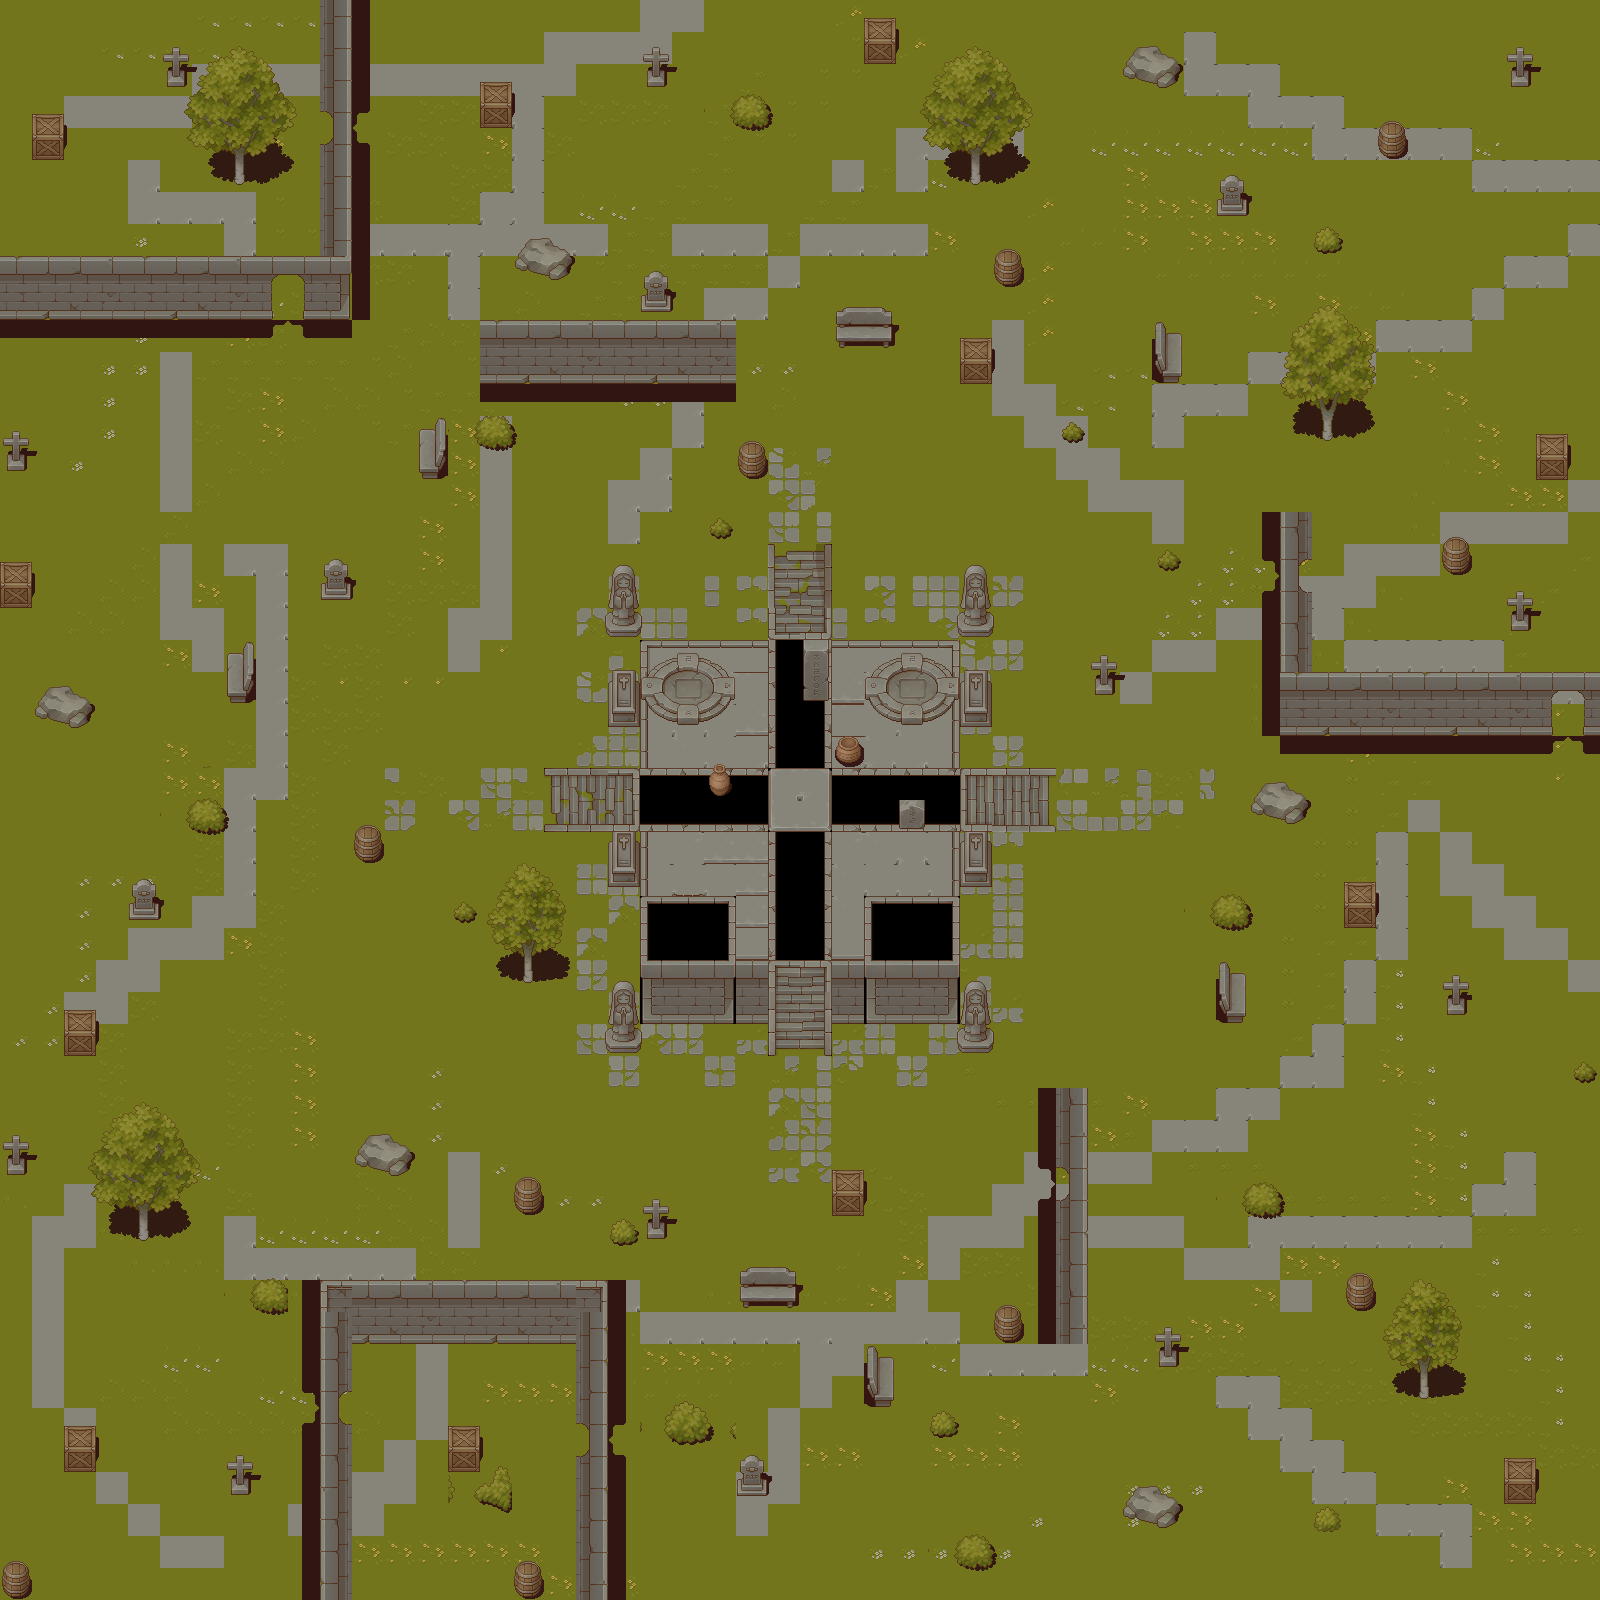

Tiled map render using the project's own tile images. Description and the map definition, with tile-layer contents summarised, below:
An orthogonal 50x50 tile map with 32x32 px tiles, 6 tile layers (Tile Layer 1, Shadow Layer, Props, Stairs, ...), 8 tilesets and 121 objects (87x Obstacle, 34x Wall).

<map version="1.10" tiledversion="1.11.2" orientation="orthogonal" renderorder="right-down" width="50" height="50" tilewidth="32" tileheight="32" infinite="0" nextlayerid="9" nextobjectid="158">
 <tileset firstgid="1" source="Base.tsx" />
 <tileset firstgid="65" source="Plants.tsx" />
 <tileset firstgid="321" source="Props.tsx" />
 <tileset firstgid="577" source="Shadow Plant.tsx" />
 <tileset firstgid="833" source="Stone Ground.tsx" />
 <tileset firstgid="897" source="Wall.tsx" />
 <tileset firstgid="1153" source="Structures.tsx" />
 <tileset firstgid="1409" source="Shadow Props.tsx" />
 <layer id="1" name="Tile Layer 1" width="50" height="50">
  <data>[2500 cells, 2461 non-empty, 71 distinct tile ids]</data>
 </layer>
 <layer id="4" name="Shadow Layer" width="50" height="50">
  <data>[2500 cells, 312 non-empty, 64 distinct tile ids]</data>
 </layer>
 <layer id="2" name="Props" width="50" height="50">
  <data>[2500 cells, 546 non-empty, 145 distinct tile ids]</data>
 </layer>
 <layer id="5" name="Stairs" width="50" height="50">
  <data>[2500 cells, 24 non-empty, 24 distinct tile ids]</data>
 </layer>
 <objectgroup id="8" name="Objects">
  <object id="3" name="Wall" x="640.273" y="640.091" width="127.818" height="7.72727" />
  <object id="4" name="Wall" x="640.758" y="648.47" width="6.66648" height="118.727" />
  <object id="5" name="Wall" x="640" y="831.97" width="6.66648" height="126.977" />
  <object id="6" name="Wall" x="641.091" y="959.136" width="127.818" height="63.2273" />
  <object id="7" name="Wall" x="831.591" y="640.136" width="127.818" height="7.72727" />
  <object id="8" name="Wall" x="952.667" y="649.136" width="6.66648" height="118.727" />
  <object id="9" name="Wall" x="952.667" y="832.678" width="6.66648" height="126.977" />
  <object id="10" name="Wall" x="830.091" y="960.136" width="127.818" height="62.7273" />
  <object id="12" name="Wall" x="640.674" y="896.886" width="95.4013" height="61.9773" />
  <object id="14" name="Wall" x="866.174" y="896.761" width="86.6513" height="62.2273" />
  <object id="19" name="Wall" x="1056.09" y="1088.3" width="32.4847" height="77.727" />
  <object id="20" name="Wall" x="1056.17" y="1202.14" width="32.4847" height="142.727" />
  <object id="21" name="Wall" x="1280.76" y="512.303" width="30.818" height="47.0603" />
  <object id="22" name="Wall" x="1280.59" y="592.803" width="30.818" height="79.727" />
  <object id="23" name="Wall" x="1280.92" y="672.803" width="268.151" height="62.3937" />
  <object id="24" name="Wall" x="1583.92" y="673.47" width="16.151" height="62.3937" />
  <object id="25" name="Wall" x="479.925" y="321.803" width="255.818" height="62.3937" />
  <object id="26" name="Wall" x="1.42433" y="258.136" width="269.318" height="62.3937" />
  <object id="27" name="Wall" x="304.841" y="257.303" width="45.318" height="62.3937" />
  <object id="28" name="Wall" x="320.341" y="145.303" width="31.818" height="111.394" />
  <object id="29" name="Wall" x="320.424" y="0.303" width="31.818" height="111.727" />
  <object id="30" name="Wall" x="576.091" y="1280.64" width="31.818" height="141.227" />
  <object id="31" name="Wall" x="576.091" y="1456.39" width="31.818" height="143.727" />
  <object id="32" name="Wall" x="320.591" y="1424.89" width="31.818" height="174.727" />
  <object id="33" name="Wall" x="320.591" y="1279.64" width="31.818" height="110.227" />
  <object id="34" name="Wall" x="353.091" y="1280.89" width="223.318" height="63.227" />
  <object id="36" name="Obstacle" x="354" y="1132.5" width="60" height="44" />
  <object id="37" name="Obstacle" x="513.5" y="1177.5" width="28.5" height="38" />
  <object id="38" name="Obstacle" x="605.75" y="1023.33" width="36" height="32.1667" />
  <object id="39" name="Obstacle" x="958.667" y="1022.92" width="34.6667" height="28.8333" />
  <object id="40" name="Obstacle" x="959.333" y="832.25" width="32.6667" height="53.5" />
  <object id="41" name="Obstacle" x="959" y="671.917" width="32.6667" height="54.1667" />
  <object id="42" name="Obstacle" x="607.667" y="670.25" width="32.6667" height="54.1667" />
  <object id="43" name="Obstacle" x="607" y="831.583" width="32.6667" height="54.1667" />
  <object id="51" name="Wall" x="543.424" y="768.553" width="96.318" height="7.72727" />
  <object id="52" name="Wall" x="544.591" y="824.386" width="94.818" height="6.97727" />
  <object id="54" name="Wall" x="961.091" y="768.345" width="94.818" height="6.97727" />
  <object id="55" name="Wall" x="960.841" y="824.761" width="94.818" height="6.97727" />
  <object id="56" name="Wall" x="768.091" y="544.761" width="6.568" height="94.7273" />
  <object id="57" name="Wall" x="824.466" y="544.636" width="6.568" height="94.7273" />
  <object id="58" name="Wall" x="768.466" y="960.386" width="6.568" height="94.7273" />
  <object id="59" name="Wall" x="824.466" y="960.886" width="6.568" height="94.7273" />
  <object id="60" name="Obstacle" x="957.667" y="608.917" width="34.6667" height="28.8333" />
  <object id="61" name="Obstacle" x="606.333" y="608.25" width="34.6667" height="28.8333" />
  <object id="63" name="Obstacle" x="62" y="1441.58" width="34.6667" height="28.8333" />
  <object id="64" name="Obstacle" x="230.97" y="1478.31" width="18.1212" height="16.2878" />
  <object id="65" name="Obstacle" x="-1.33335" y="1570.92" width="34.6667" height="28.8333" />
  <object id="66" name="Obstacle" x="737.333" y="1479.5" width="29.4167" height="16.3333" />
  <object id="68" name="Obstacle" x="1121.96" y="1486.17" width="61.4167" height="42.3333" />
  <object id="69" name="Obstacle" x="1503.96" y="1471.83" width="32.4167" height="32" />
  <object id="70" name="Obstacle" x="1158.79" y="1350.67" width="18.0834" height="16.6667" />
  <object id="71" name="Obstacle" x="1344.62" y="1280" width="31.4167" height="31.6667" />
  <object id="72" name="Obstacle" x="1216.96" y="960.417" width="29.0834" height="62.1667" />
  <object id="73" name="Obstacle" x="1447.96" y="997.917" width="18.0834" height="17.1667" />
  <object id="75" name="Obstacle" x="1344.96" y="896.917" width="31.0834" height="31.1667" />
  <object id="76" name="Obstacle" x="1248.96" y="781.917" width="61.5834" height="41.6667" />
  <object id="77" name="Obstacle" x="1511.21" y="614.417" width="17.5834" height="16.1667" />
  <object id="78" name="Obstacle" x="1440.21" y="544.667" width="31.8334" height="31.4167" />
  <object id="79" name="Obstacle" x="1535.87" y="447.917" width="31.8334" height="32.1667" />
  <object id="80" name="Obstacle" x="1375.87" y="128.333" width="31.5834" height="29.75" />
  <object id="81" name="Obstacle" x="1511.21" y="70.6439" width="18.4925" height="16.7122" />
  <object id="82" name="Obstacle" x="1216.71" y="198.917" width="31.0834" height="16.1667" />
  <object id="83" name="Obstacle" x="1120.71" y="46.4167" width="62.0834" height="41.6667" />
  <object id="84" name="Obstacle" x="992.708" y="256.917" width="30.5834" height="29.6667" />
  <object id="85" name="Obstacle" x="960.708" y="351.417" width="30.5834" height="32.1667" />
  </objectgroup>
 <layer id="6" name="Summon" width="50" height="50">
  <data>[2500 cells, 18 non-empty, 9 distinct tile ids]</data>
 </layer>
 <layer id="7" name="StairsCoverTop" width="50" height="50">
  <data>[2500 cells, 8 non-empty, 2 distinct tile ids]</data>
 </layer>
</map>
<!-- 56 of 121 objects omitted -->
